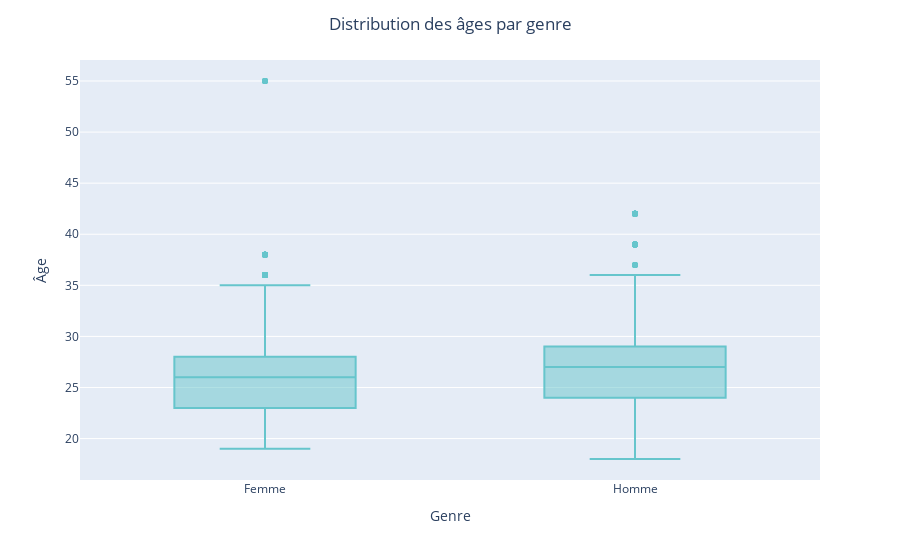

The code cell stored with this chart in its notebook:
### Code cell
fig = px.box(df_sd, x="gender_label", y = "age", labels={"gender_label": "Genre", "age": "Âge"}, color_discrete_sequence=px.colors.qualitative.Pastel)
fig.update_layout(title="Distribution des âges par genre", title_x=0.5)
fig.show()

### Figure 1 — Plotly figure (JSON) as saved in the notebook; plotly's stock layout.template omitted (floating-point values rounded to 4 significant figures; data arrays with more than 128 entries replaced by an {"elided": "..."} marker saying what was removed)
{"data": [{"alignmentgroup": "True", "hovertemplate": "Genre=%{x}<br>Âge=%{y}<extra></extra>", "legendgroup": "", "marker": {"color": "rgb(102, 197, 204)"}, "name": "", "notched": false, "offsetgroup": "", "orientation": "v", "showlegend": false, "type": "box", "x": {"elided": "8378 str values"}, "x0": " ", "xaxis": "x", "y": {"elided": "8378 float values"}, "y0": " ", "yaxis": "y"}], "layout": {"boxmode": "group", "legend": {"tracegroupgap": 0}, "margin": {"t": 60}, "title": {"text": "Distribution des âges par genre", "x": 0.5}, "xaxis": {"anchor": "y", "domain": [0, 1], "title": {"text": "Genre"}}, "yaxis": {"anchor": "x", "domain": [0, 1], "title": {"text": "Âge"}}}}
